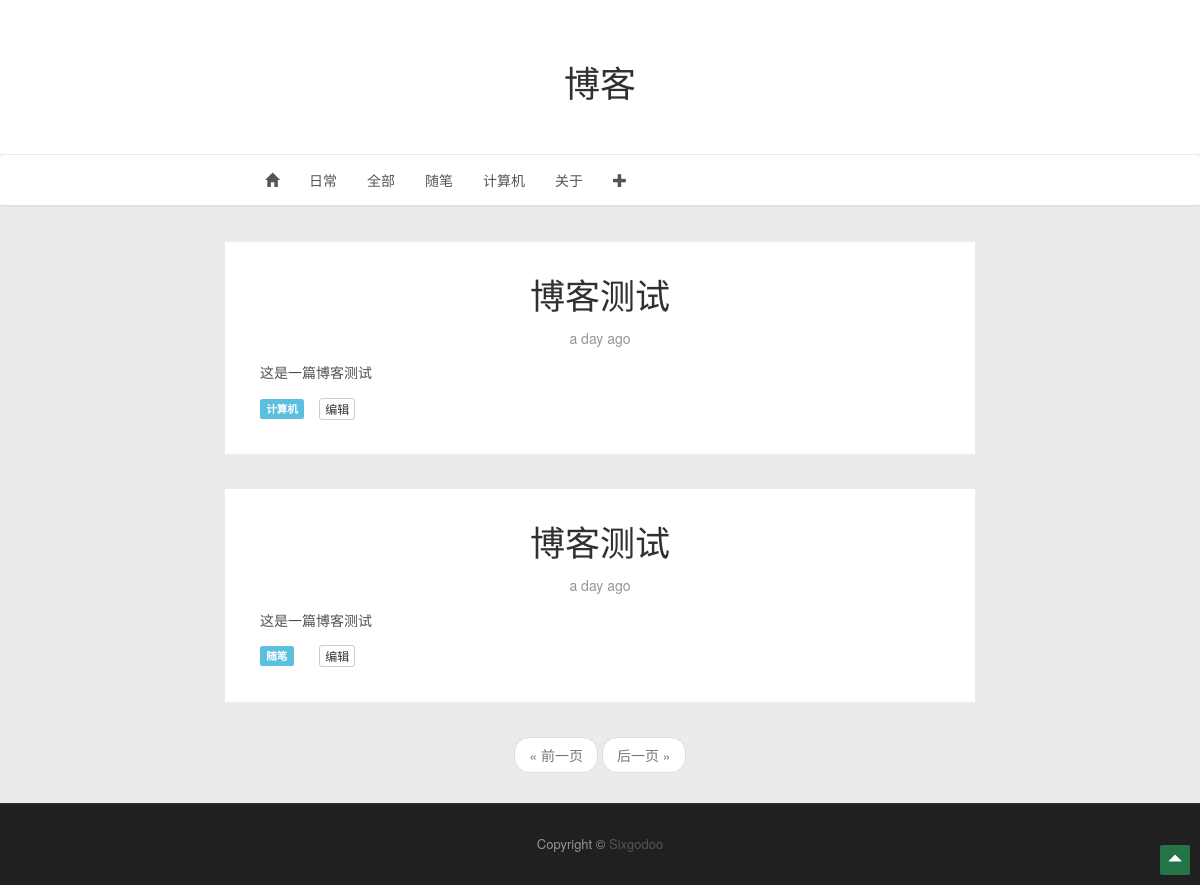
The page /blogs/category/0 on the database its author committed.
### app/models.py (models this page shows, shortened)
class Category(db.Model):
	__tablename__ = 'categorys'
	id = db.Column(db.Integer, primary_key = True)
	name = db.Column(db.String, unique = True)
	blogs = db.relationship('Blog', backref = 'category')

class Blog(db.Model):
	__tablename__ = 'blogs'
	id = db.Column(db.Integer, primary_key = True)
	title = db.Column(db.String)
	timestamp = db.Column(db.Time)
	tag = db.Column(db.String, index = True)
	timestamp = db.Column(db.DateTime,index=True,default=datetime.now)
	text = db.Column(db.Text)
	abstract = db.Column(db.String)
	category_id = db.Column(db.Integer, db.ForeignKey('categorys.id'))

### app/main/views.py (the view)
@main.route('/blogs/category/<int:cat_id>',methods=['GET','POST'])
def category(cat_id):
	categories = Category.query.all()
	page = request.args.get('page',1,type=int)
	if cat_id == 0:
		title=u'博客'
		pagination = Blog.query.order_by(Blog.timestamp.desc()).paginate(page,per_page=current_app.config['FLASKY_POSTS_PER_PAGE'],error_out=False)
	else:
		title=Category.query.filter_by(id=cat_id).first().name
		pagination = Blog.query.filter_by(category_id=cat_id).order_by(Blog.timestamp.desc()).paginate(page,per_page=current_app.config['FLASKY_POSTS_PER_PAGE'],error_out=False)
	blogs = pagination.items
	return render_template('blogs.html',blogs=blogs,pagination=pagination,categories=categories,title=title)

### app/templates/blogs.html (shortened to what this page needs)
{% extends "new_base.html" %}
{% import "bootstrap/wtf.html" as wtf %}
{%block nav%}
<li role="presentation"><a href={{url_for('main.daily')}}>日常</a></li>
<li role="presentation"><a href={{url_for('main.category',cat_id=0)}}>全部</a></li>
{% for cat in categories %}
	<li role="presentation"><a href={{url_for('main.category',cat_id=cat.id)}}>{{cat.name}}</a></li>
{% endfor %}
<li role="presentation"><a href={{url_for('main.about')}}>关于</a></li>
<li role="presentation" class="dropdown">
	<a class="dropdown-toggle" data-toggle="dropdown" role="button" aria-haspopup="true" aria-expanded="false"><span class="glyphicon glyphicon-plus" aria-hidden="true"></span></a>
</li>
{%endblock%}
{% block content %}
	{% if blogs %}
	{% for blog in blogs %}
	<section class="content-wrap">
		<div class="container">
			<div class="row">
				<main class="col-md-8 col-md-offset-2 main-content">
					<article id="2" class="post tag-https">
						<header class="post-head">
							<a href={{url_for('main.article',blog_id=blog.id)}}><h1 class="post-title">{{ blog.title }}</h1></a>
							<section class="post-meta">
							<p>{{ moment(blog.timestamp).fromNow(refresh=True) }}</p>
							</section>
						</header>
						<div style="padding-bottom:10px;">
							{%if single %}
								<p>摘要：{{ blog.abstract }}</p>
								<p>{{blog.text}}</p>
							{% else %}
								<p>{{ blog.abstract }}</p>
							{%endif%}
							<div class="row">
    							<div class="col-sm-1">
									<a href={{url_for('main.category',cat_id=blog.category.id)}}><p><span class="label label-info">{{ blog.category.name }}</span></p></div>
								<div class="col-sm-1" style="padding-left:15px;">
									<a href={{url_for('main.edit_blog',blog_id=blog.id)}} class="btn btn-default btn-xs" role="button">编辑</a>
								</div>
							</div>
						</div>
					</article>
				</main>
			</div>
		</div>
	</section>
	{% endfor %}
	{% if pagination %}
	<div class="pagination my-page-my">
		{{macros.pagination_widget(pagination,'main.category',cat_id=0)}}
	</div>
	{% endif %}
	{% endif %}
{% endblock %}

### app/static/new_base.css (style rules this page uses)
body { color:#505050; line-height:1.75em; background:#ebebeb; position:relative; font-family:"Helvetica Neue", Helvetica, Arial, "Hiragino Sans GB", "Hiragino Sans GB W3", "WenQuanYi Micro Hei", "Microsoft YaHei UI", "Microsoft YaHei", sans-serif; }
.post { padding:35px; padding-bottom:15px; background:#ffffff; margin-bottom:35px; position:relative; overflow:hidden; }
.post .post-head { text-align:center; }
.post .post-head .post-title { margin:0; font-size:2.5em; line-height:1em; }
.post .post-head .post-meta { color:#959595; margin:14px 0 0px; }
h1,h2,h3,h4,h5,h6 { font-weight:400; color:#303030; }
a { color:#555; }

### app/templates/base.html (style rules this page uses)
article, aside, details, figcaption, figure, footer, header, hgroup, menu, nav, section { display: block; }

### app/templates/new_base.html (style rules this page uses)
.my-page-my { margin-top:-20px; margin-bottom:30px; display:block; }

### rows shown on the page
Category: name "随笔"
Category: name "计算机"
Blog: title "博客测试", timestamp "a day ago", abstract "这是一篇博客测试", category.name "计算机"
Blog: title "博客测试", timestamp "a day ago", abstract "这是一篇博客测试", category.name "随笔"

### other values the page prints
{{ title }} "博客"
